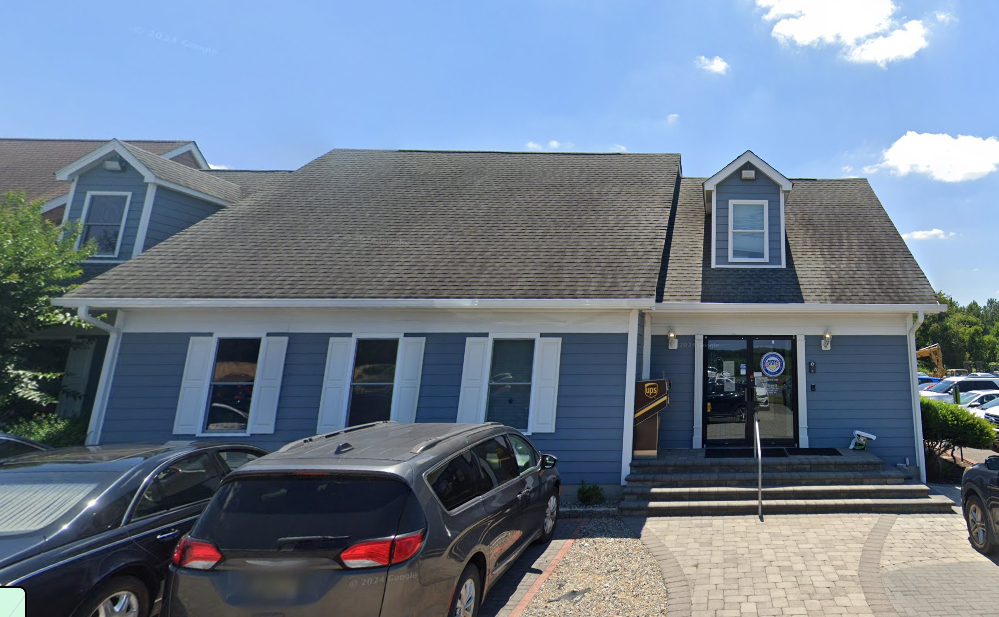
#> input picture img.png, 999 x 617 px
$ jupyter execute part3.ipynb
#> lines starting #> are read from the running program, lines starting #| are printed output that depends on the picture
[cell 1]
import cv2
import numpy as np
import matplotlib.pyplot as plt

[cell 2]
# --- Utility Functions ---

def show_side_by_side(original, preview, title='Preview'):
    fig, axes = plt.subplots(1, 2, figsize=(10, 5))
    axes[0].imshow(cv2.cvtColor(original, cv2.COLOR_BGR2RGB))
    axes[0].set_title('Original')
    axes[0].axis('off')
    axes[1].imshow(cv2.cvtColor(preview, cv2.COLOR_BGR2RGB))
    axes[1].set_title(title)
    axes[1].axis('off')
    plt.show()

[cell 3]
# --- Image Operations ---

def adjust_brightness_contrast(img, brightness=0, contrast=0):
    new_img = cv2.convertScaleAbs(img, alpha=1 + contrast / 100.0, beta=brightness)
    return new_img

# [46 lines left out: functions pad_image, threshold_image, blend_images, not called in this run]

[cell 4]
# --- Main Application ---

def photo_editor():
    history = []
    log = []

    # Load image
    path = input("Enter image path: ")
#> the answer given: img.png
    img = cv2.imread(path)
#> img is the input picture: shape (617, 999, 3); mean B, G, R 141.3, 124.3, 110
    if img is None:
        print("Image not found!")
        return
    current = img.copy()

    while True:
        show_side_by_side(img, current, title='Current Preview')
#> in show_side_by_side, `plt.show()`:
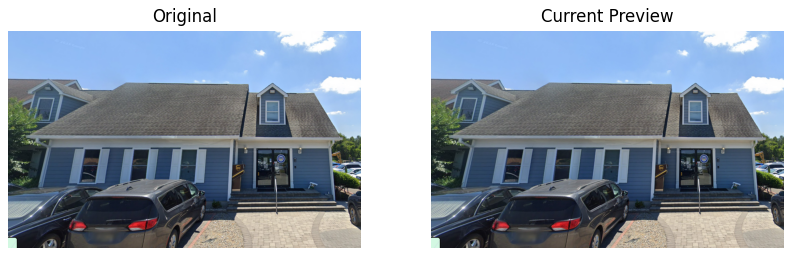
#> figure drawn by matplotlib, 2 panels
        print("\nMenu:")
        print("1. Brightness/Contrast")
        print("2. Padding")
        print("3. Thresholding")
        print("4. Blending")
        print("5. Undo")
        print("6. Show History Log")
        print("7. Exit")
        choice = input("Select option: ")
#> the answer given: 1

        if choice == '1':
            b = int(input("Brightness (-100 to 100): "))
#> the answer given: 3
            c = int(input("Contrast (-100 to 100): "))
#> the answer given: 3
            history.append(current.copy())
            current = adjust_brightness_contrast(current, b, c)
            log.append(f'brightness {b}, contrast {c}')
        elif choice == '2':
            pad_type = input("Padding type (constant/reflect/replicate): ")
            mode = input("Padding mode (square/rectangle/custom): ")
            if mode == 'custom':
                ratio = input("Enter custom ratio (e.g., 4:5): ")
                w, h = map(int, ratio.split(':'))
                aspect = (w, h)
            elif mode == 'square':
                aspect = (1, 1)
            elif mode == 'rectangle':
                aspect = (4, 5)
            else:
                aspect = None
            pad_size = int(input("Extra padding size (px): "))
            history.append(current.copy())
            padded, pads = pad_image(current, pad_size, pad_type, aspect)
            current = padded
            log.append(f'padded {pads[0]}px/{pads[1]}px/{pads[2]}px/{pads[3]}px with {pad_type} and aspect {aspect}')
        elif choice == '3':
            method = input("Threshold method (binary/inv): ")
            history.append(current.copy())
            current = threshold_image(current, 'binary' if method == 'binary' else 'inv')
            log.append(f'threshold {method}')
        elif choice == '4':
            img2_path = input("Enter second image path: ")
            a = float(input("Alpha (0-1): "))
            history.append(current.copy())
            current = blend_images(current, img2_path, a)
            log.append(f'blended with {img2_path} alpha={a}')
        elif choice == '5':
            if history:
                current = history.pop()
                log.append('undo')
            else:
                print("Nothing to undo.")
        elif choice == '6':
            print("\nHistory Log:")
            for entry in log:
                print(entry)
        elif choice == '7':
            save = input("Save final image? (y/n): ")
            if save.lower() == 'y':
                fname = input("Filename: ")
                cv2.imwrite(fname, current)
            print("\nHistory Log:")
            for entry in log:
                print(entry)
            break
        else:
            print("Invalid option. Try again.")
